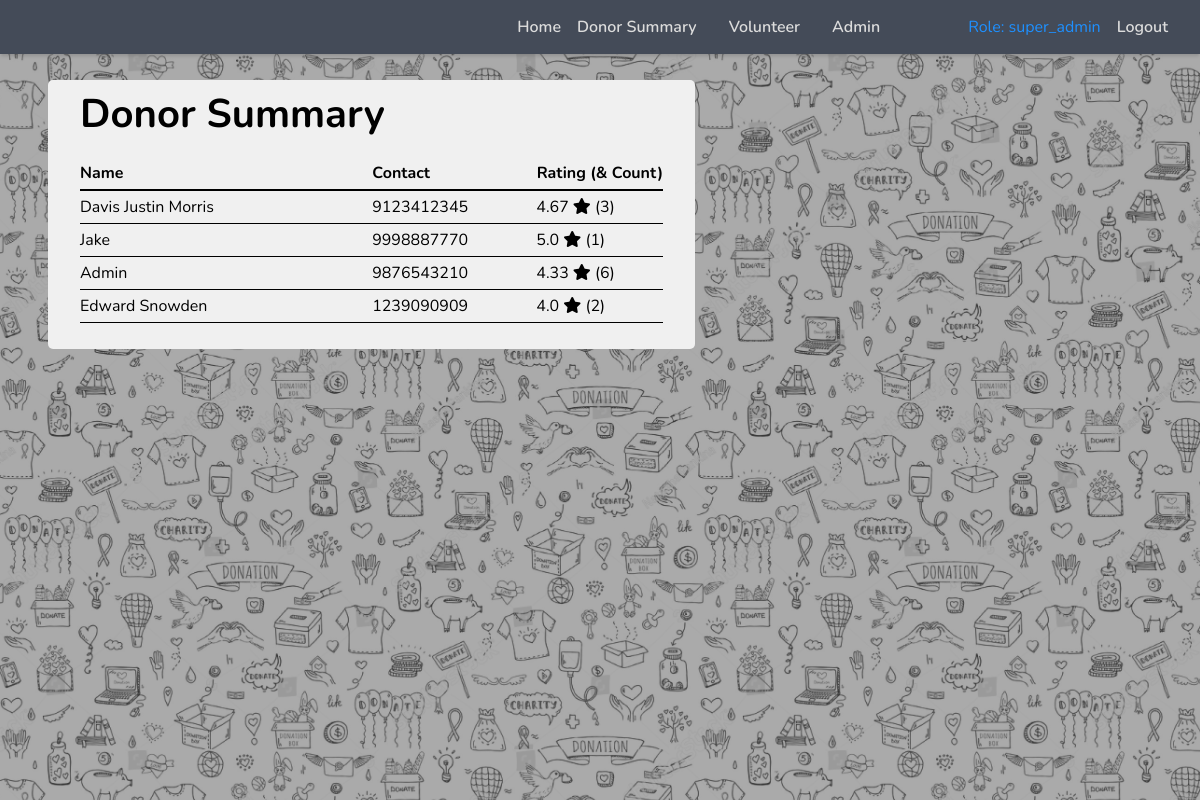
The page /donors_summary (signed in) on the database its author committed.
### tables this page shows
CREATE TABLE "user_table"
(
    pk_uid         integer not null
        constraint table_name_pk
            primary key autoincrement,
    email          text    not null,
    password       text    not null,
    name           text    not null,
    is_volunteer   integer default 0 not null,
    is_super_admin integer default 0 not null,
    session_token  text
, phone text, address integer, interested_in_volunteering integer default 0 not null);

### app.py (the view)
@app.route('/donors_summary', methods=['GET', 'POST'])
def handle_donor_summary():
    user_type = session['user_info']['user_type']
    if user_type not in ['super_admin', 'volunteer']:
        return 'You dont have permission to view this page!<br><a href="/">Back Home</a>'
    return render_template(
        'donors_summary.html',
        user_type=session['user_info']['user_type'],
        donors=db_man.get_donor_review_avg()
    )

### app.py (called while the page is built)
def get_db_connection():
    conn = sqlite3.connect('data.sqlite')
    return conn

@app.before_request
def before_each_req():
    if request.endpoint in ['handle_user_dashboard', 'handle_admin_dashboard', 'handle_super_admin']:
        auth_token = session.get('user_info', {}).get('auth_token')
        if auth_token:
            session_check_response = db_man.get_logged_in_account(auth_token=auth_token)
            if session_check_response.get('status'):
                session['user_info'] = session_check_response['data']
                return
        session.clear()
        return redirect(url_for('handle_login'))

### templates/donors_summary.html (shortened to what this page needs)
<!DOCTYPE html>
<html lang="en">
<head>
    <link rel="stylesheet" href="{{ url_for('static', filename='css/all.css') }}">
    <link rel="stylesheet" href="{{ url_for('static', filename='main.css') }}">
    <link rel="stylesheet" href="{{ url_for('static', filename='donors_summary.css') }}">
</head>
<body class="fx fdc aifs">
    {% include 'partials/header_1.html' %}
    <div class="bg_z_minus"><div class="overlay"></div></div>
    <main>
        <h2>Donor Summary</h2>
        <div class="container">
            <div class="row heading">
                <span>Name</span>
                <span>Contact</span>
                <span>Rating (& Count)</span>
            </div>
            {% for donor in donors %}
            <a href="/donor_details/{{ donor.uid }}">
                <div class="row" id="{{ donor.uid }}">
                    <span>{{ donor.name }}</span>
                    <span>{{ donor.contact }}</span>
                    <span>{{ donor.rating }} <i class="fa fa-star"></i> ({{ donor.count }})</span>
                </div>
            </a>
            {% endfor %}
        </div>
    </main>
</body>
</html>

### static/main.css (style rules this page uses)
.fx { display: flex; }
.fx.fdc { flex-direction: column; }
.fx.aifs { align-items: flex-start; }
* { font-family: "Nunito", sans-serif; margin: 0; padding: 0; }
html { overflow-y: scroll; background-color: #444b58; }
body { padding: 5rem 3rem; background: rgba(0, 0, 0, 0); box-sizing: border-box; }
body .bg_z_minus { z-index: -1; position: fixed; top: 0; bottom: 0; left: 0; right: 0; background-image: url(frodo_bg.jpg); background-position: center; background-size: 700px; filter: saturate(30%) brightness(80%) contrast(62%); }
body .bg_z_minus .overlay { width: 100%; height: 100%; background: rgba(124, 124, 124, 0.0705882353); }

### static/donors_summary.css (style rules this page uses)
main { background-color: #F0F0F0; border-radius: 5px; padding: 7px 2rem 10px; }
main h2 { font-size: 2.5rem; }
main .container { margin: 1rem 0; }
main .container a { text-decoration: none; color: unset; }
main .container .row { border-bottom: 1px solid #000000; padding: 5px 0; }
main .container .row.heading { font-weight: 700; border-bottom: 2px solid #000000; }
main .container .row > span { display: inline-block; }
main .container .row > span:nth-child(1) { min-width: 18rem; }
main .container .row > span:nth-child(2) { min-width: 10rem; }
main .container .row > span:nth-child(3) { min-width: 5rem; }

### rows shown on the page
user_table: name "Davis Justin Morris", contact "9123412345", rating "4.67", count "3"
user_table: name "Jake", contact "9998887770", rating "5.0", count "1"
user_table: name "Admin", contact "9876543210", rating "4.33", count "6"
user_table: name "Edward Snowden", contact "1239090909", rating "4.0", count "2"

### other values the page prints
{{ user_type }} "super_admin"
